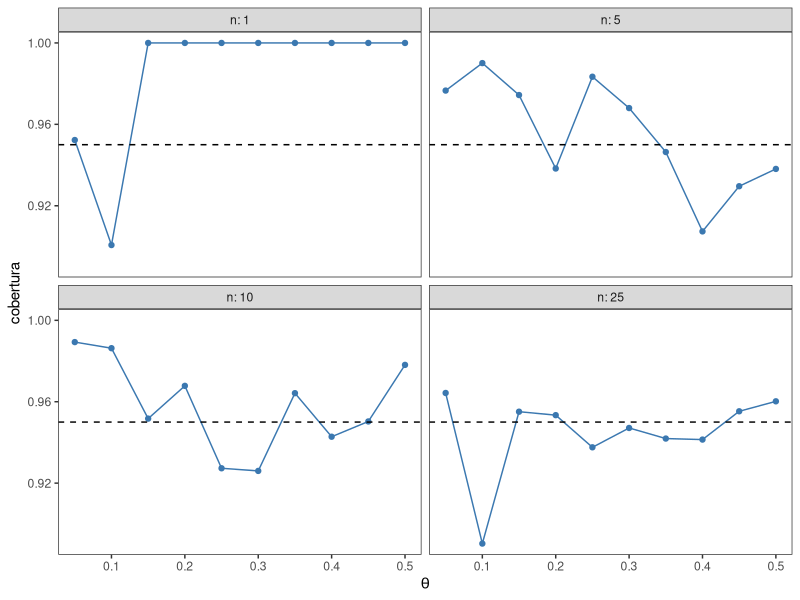

The R script that drew this image:
## ---- chunk 1
#| code-fold: true
library(ggplot2)
custom_theme <- function() {
    theme_bw() +
    theme(
        panel.grid.minor = element_blank(),
        panel.grid.major = element_blank()
    )
}

theme_set(custom_theme())
## ---- chunk 2
#| fig-width: 8
#| fig-align: center
set.seed(1234)

# Definir cantidad de repeticiones
reps_n <- 10000

# Definir valores de 'n'
n_vector <- c(1, 5, 10, 25)

# Definir valores de 'theta'
theta_vector <- seq(0.05, 0.5, by = 0.05)

# Definir hiperparámetros del prior
a_prior <- 0.5
b_prior <- 0.5

# Crear matriz para almacenar las coberturas empíricas
coberturas <- matrix(
    nrow = length(n_vector),
    ncol = length(theta_vector)
)

for (i in seq_along(n_vector)) {
    for (j in seq_along(theta_vector)) {
        n <- n_vector[i]
        theta <- theta_vector[j]
        y_rvs <- rbinom(reps_n, n, theta)
        a_posterior <- a_prior + y_rvs
        b_posterior <- b_prior + (n - y_rvs)
        ic_lower <- qbeta(0.025, a_posterior, b_posterior)
        ic_upper <- qbeta(0.975, a_posterior, b_posterior)
        cobertura <- mean(theta > ic_lower & theta < ic_upper)
        cat("n=", n, "theta=", theta, "cobertura=", cobertura, "\n")
        coberturas[i, j] <- cobertura
    }
}

# Crear combinaciones entre los valores de 'n' y 'theta'
datos <- as.data.frame(expand.grid(n_vector, theta_vector))

# Asignar nombres de columnas mas claros
colnames(datos) <- c("n", "theta")

# Transformar matriz en vector y guardar como columna del data frame
datos$cobertura <- as.vector(coberturas)

# Graficar con ggplot2
ggplot(datos, aes(x = theta, y = cobertura)) +
    geom_line(color = "#3b78b0") +
    geom_point(color = "#3b78b0") +
    geom_hline(yintercept = 0.95, linetype = "dashed") +
    labs(x = expression(theta)) +
    facet_wrap(~ n, labeller = label_both)
